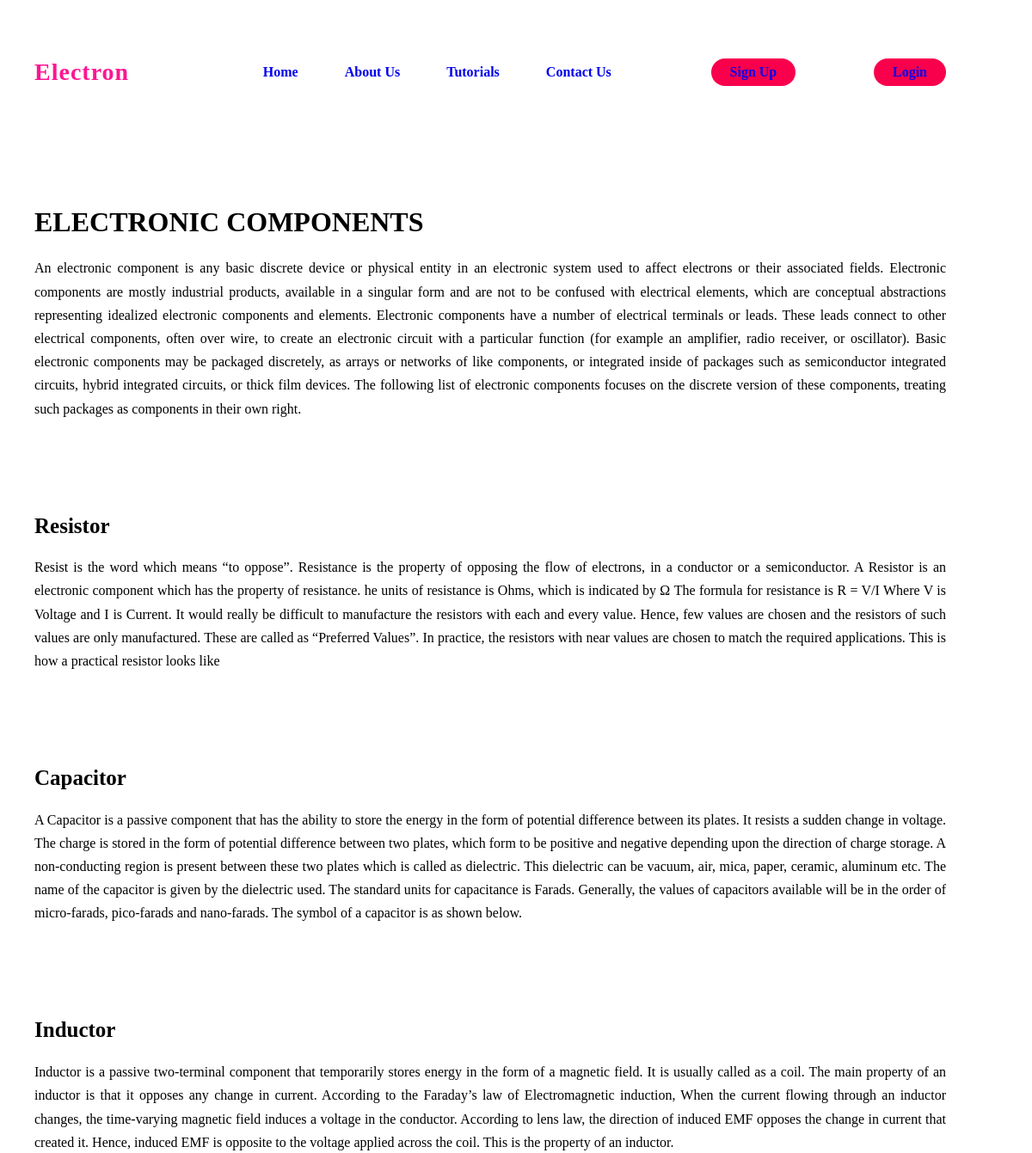
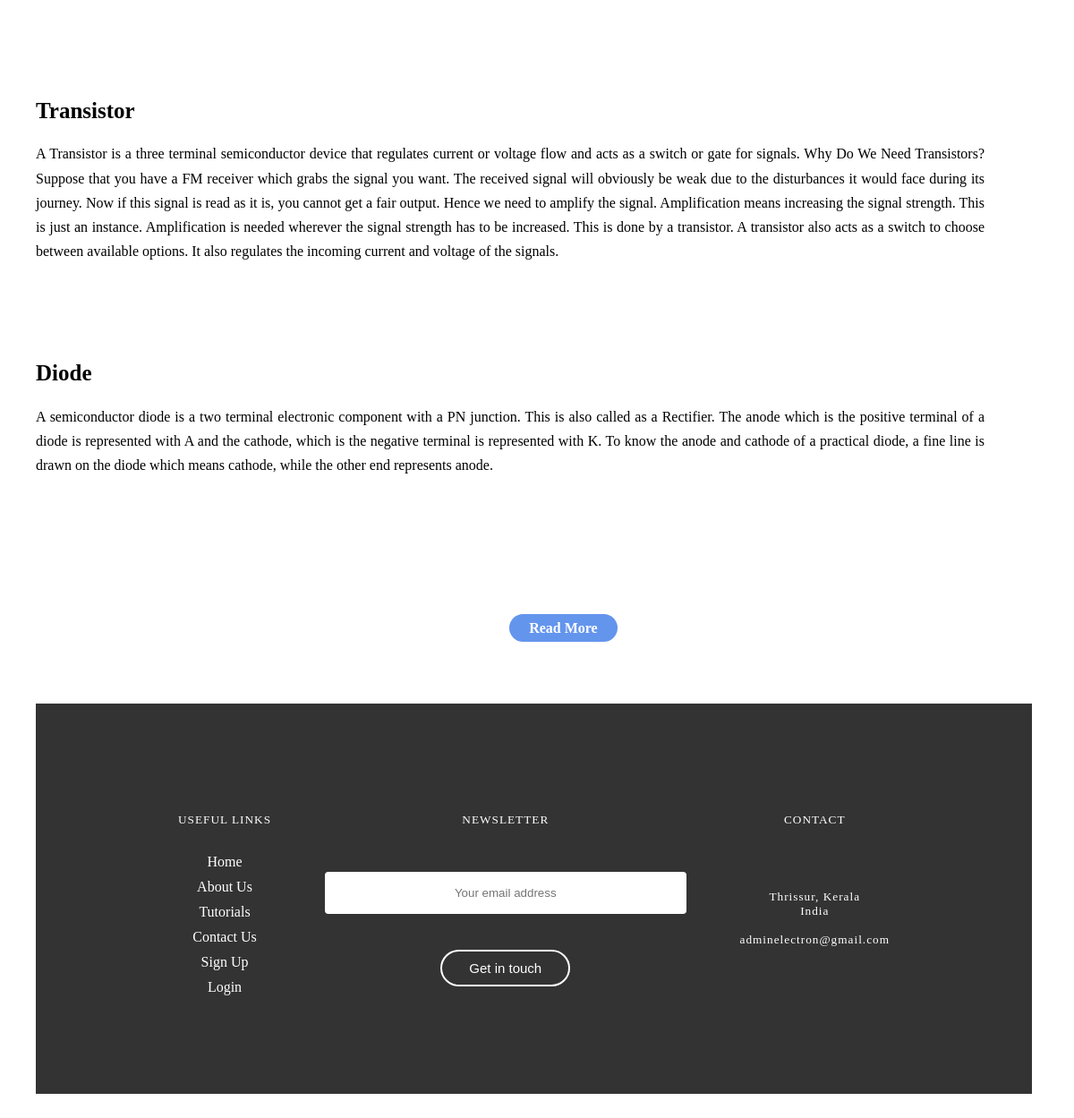
The app's page /topics_detail/1/ with its own data (2 pictures, top to bottom).
### onlearn/models.py (models this page shows)
class Subjects(models.Model):
    title=models.CharField(max_length=200)
    title1=models.CharField(max_length=200)
    title2=models.CharField(max_length=200)
    title3=models.CharField(max_length=200)
    title4=models.CharField(max_length=200)
    title5=models.CharField(max_length=200)
    image=models.ImageField(upload_to='img')
    image1=models.ImageField(upload_to='img')
    image2=models.ImageField(upload_to='img')
    image3=models.ImageField(upload_to='img')
    image4=models.ImageField(upload_to='img')
    image5=models.ImageField(upload_to='img')
    short_des=models.TextField()
    detail_des=models.TextField()
    detail_des1=models.TextField()
    detail_des2=models.TextField()
    detail_des3=models.TextField()
    detail_des4=models.TextField()
    detail_des5=models.TextField()

### onlearn/views.py (the view)
# urls.py: path('topics_detail/<int:Subjects_id>/',views.myfunc6,name='myfunc6'),
def myfunc6(request,Subjects_id):
    material=Subjects.objects.get(id=Subjects_id)
    return render(request,'topics_detail.html',{'material':material})

### templates/topics_detail.html (shortened to what this page needs)
{% load static %}
<!DOCTYPE html>
<html lang="en">
<head>
    <link rel="stylesheet" href="/static/css/topicsdetail.css">
</head>
<body>
    <div class="hero">
        <nav>
            <h3 style="color:deeppink;
            font-size: 28px;
            letter-spacing: 1px;
            cursor: pointer;">Electron</h3>
            <ul>
                <li><a href="{% url 'myfunc' %}">Home</a></li>
                <li><a href="{% url 'myfunc3' %}">About Us</a></li>
                <li><a href="{% url 'myfunc5' %}">Tutorials</a></li>
                <li><a href="{% url 'myfunc4' %}">Contact Us</a></li>
            </ul>
            <a href="{% url 'myfunc1' %}" class="btn">Sign Up</a>
            <a href="{% url 'myfunc2' %}" class="btn">Login</a>
        </nav>
    </div>
    <h1 style="margin-top: 0;">{{material.title}}</h1>
    <P>{{material.detail_des}}</P><br><br>
    <img  src="{{material.image.url}}" alt=""><br><br>
    <h2>{{material.title1}}</h2>
    <P>{{material.detail_des1}}</P><br><br>
    <img class="center" src="{{material.image1.url}}" alt=""><br><br>
    <h2>{{material.title2}}</h2>
    <P>{{material.detail_des2}}</P><br><br>
    <img class="center" src="{{material.image2.url}}" alt=""><br><br>
    <h2>{{material.title3}}</h2>
    <P>{{material.detail_des3}}</P><br><br>
    <img class="center" src="{{material.image3.url}}" alt=""><br><br>
    <h2>{{material.title4}}</h2>
    <P>{{material.detail_des4}}</P><br><br>
    <img class="center" src="{{material.image4.url}}" alt=""><br><br>
    <h2>{{material.title5}}</h2>
    <P>{{material.detail_des5}}</P><br><br>
    <img class="center" src="{{material.image5.url}}" alt=""><br><br>
    <br><br><br><br>
    <a style="position:relative;left: 14cm;color: white;background-color: cornflowerblue;" href="{% url 'myfunc2' %}" class="btn">Read More</a>
    <div class="footer">
        <div class="col-1">
            <h5>USEFUL LINKS</h5>
            <a href="{% url 'myfunc' %}">Home</a>
            <a href="{% url 'myfunc3' %}">About Us</a>
            <a href="">Tutorials</a>
            <a href="{% url 'myfunc4' %}">Contact Us</a>
            <a href="{% url 'myfunc1' %}">Sign Up</a>
            <a href="{% url 'myfunc2' %}">Login</a>
        </div>
        <div class="col-2">
            <h5>NEWSLETTER</h5>
            <form method="POST" action="">
                <input type="email" name="Email" id="" placeholder="Your email address" required><br>
                <button type="submit">Get in touch</button>
            </form>
        </div>
        <div class="col-3">
            <h5>CONTACT</h5><br>
            <h5>Thrissur, Kerala <br>India <br> <br>adminelectron@gmail.com</h5>
        </div>
    </div>
</body>
</html>

### static/css/topicsdetail.css (style rules this page uses)
body { font-family: Georgia, 'Times New Roman', Times, serif; margin: 20px; padding: 20px 20px; margin-right: 80px; }
h2 { font-size: 25px; }
p { text-align: justify; line-height: 1.7; }
.footer { margin-top: 150px; width: 75%; padding: 100px 15%; background: #333; color: white; display: flex; position: relative;bottom: 2cm; }
.footer div { text-align: center; }
.col-2 { flex-grow:2; }
.footer div h5 { font-weight: 300; margin-bottom: 30px; letter-spacing: 1px; }
.col-1 a { display: block; text-decoration: none; color: white; margin-bottom: 10px; }
form input { width: 400px; height: 45px; border-radius: 4px; text-align: center; margin-top: 20px; margin-bottom: 40px; outline: none; border: none; }
form button { background: transparent; border: 2px solid #fff; color: #fff; border-radius: 30px; padding: 10px 30px; font-size: 15px; cursor: pointer; }
.hero { height: 25vh; }
nav { display: flex; align-items: center; justify-content: space-between; }
nav ul li { list-style-type: none; display: inline-block; padding: 10px 25px; }
nav ul li a { text-decoration: none; font-weight: bold; text-transform: capitalize; }
.btn { background-color: #f9004d; text-decoration: none; border: 2px solid transparent; font-weight: bold; padding: 5px 20px; border-radius: 30px; transition: tranform .4s; }

### records on screen
Subjects: title "ELECTRONIC COMPONENTS", detail_des "An electronic component is any basic discrete device or physical entity in an electronic system used to affect electrons or their associated fields. Electronic components are mostly industrial products, available in a singular form and are not to be confused with electrical elements, which are conceptual abstractions representing idealized electronic components and elements. Electronic components have a number of electrical terminals or leads. These leads connect to other electrical components, often over wire, to create an electronic circuit with a particular function (for example an amplifier, radio receiver, or oscillator). Basic electronic components may be packaged discretely, as…", title1 "Resistor", detail_des1 "Resist is the word which means “to oppose”. Resistance is the property of opposing the flow of electrons, in a conductor or a semiconductor. A Resistor is an electronic component which has the property of resistance. he units of resistance is Ohms, which is indicated by Ω The formula for resistance is R = V/I Where V is Voltage and I is Current. It would really be difficult to manufacture the resistors with each and every value. Hence, few values are chosen and the resistors of such values are only manufactured. These are called as “Preferred Values”. In practice, the resistors with near values are chosen to match the required applications. This is how a practical resistor looks like", title2 "Capacitor", detail_des2 "A Capacitor is a passive component that has the ability to store the energy in the form of potential difference between its plates. It resists a sudden change in voltage. The charge is stored in the form of potential difference between two plates, which form to be positive and negative depending upon the direction of charge storage. A non-conducting region is present between these two plates which is called as dielectric. This dielectric can be vacuum, air, mica, paper, ceramic, aluminum etc. The name of the capacitor is given by the dielectric used. The standard units for capacitance is Farads. Generally, the values of capacitors available will be in the order of micro-farads, pico-farads…", title3 "Inductor", detail_des3 "Inductor is a passive two-terminal component that temporarily stores energy in the form of a magnetic field. It is usually called as a coil. The main property of an inductor is that it opposes any change in current. According to the Faraday’s law of Electromagnetic induction, When the current flowing through an inductor changes, the time-varying magnetic field induces a voltage in the conductor. According to lens law, the direction of induced EMF opposes the change in current that created it. Hence, induced EMF is opposite to the voltage applied across the coil. This is the property of an inductor.", title4 "Transistor", detail_des4 "A Transistor is a three terminal semiconductor device that regulates current or voltage flow and acts as a switch or gate for signals. Why Do We Need Transistors? Suppose that you have a FM receiver which grabs the signal you want. The received signal will obviously be weak due to the disturbances it would face during its journey. Now if this signal is read as it is, you cannot get a fair output. Hence we need to amplify the signal. Amplification means increasing the signal strength. This is just an instance. Amplification is needed wherever the signal strength has to be increased. This is done by a transistor. A transistor also acts as a switch to choose between available options. It also…", title5 "Diode", detail_des5 "A semiconductor diode is a two terminal electronic component with a PN junction. This is also called as a Rectifier. The anode which is the positive terminal of a diode is represented with A and the cathode, which is the negative terminal is represented with K. To know the anode and cathode of a practical diode, a fine line is drawn on the diode which means cathode, while the other end represents anode."
